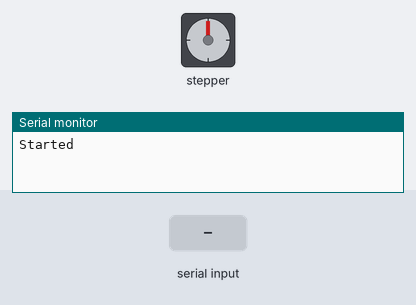
Simulated run of this sketch. Board: Arduino Uno, built with avr-gcc and run on an emulated ATmega328P. Shown: stepper motor, the last lines printed to the serial monitor. Inputs (shaded band) come from the test bench. Stepper angles assume 200 steps per turn.

Above: at 1.2 s.
1.3 s: "30:150:10\n" received over Serial
At 4.0 s:
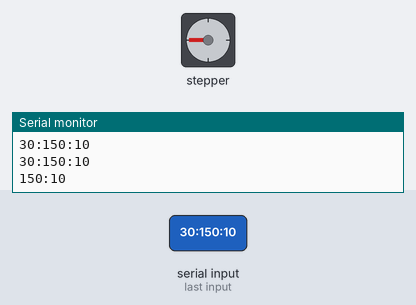
4.3 s: "90:45\n" received over Serial
At 6.3 s:
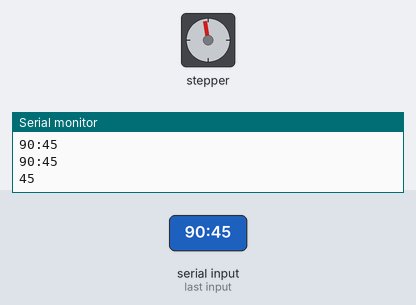
7.1 s: "90:45:200\n" received over Serial
At 8.6 s:
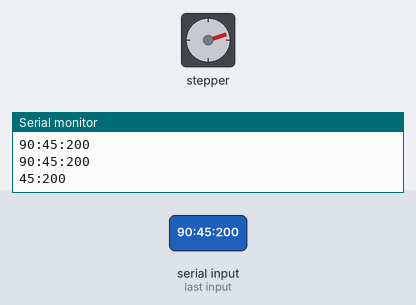
9.9 s: "30:150\n" received over Serial
At 12.6 s:
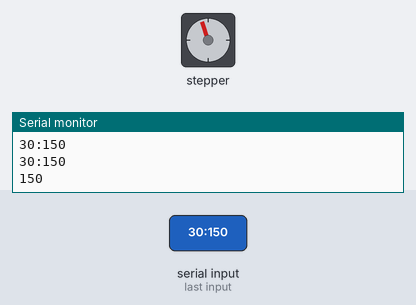
12.9 s: "1:90\n" received over Serial
At 14.7 s:
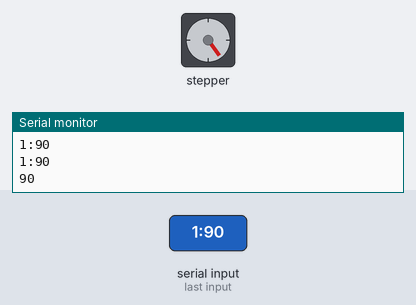
15.9 s: "1:90:45\n" received over Serial
At 18.3 s:
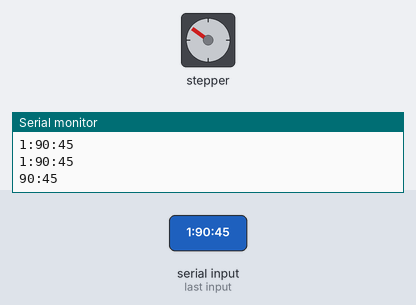
Timing chart, 0 to 19.8 s (numbered marks = the images above; inputs shaded):
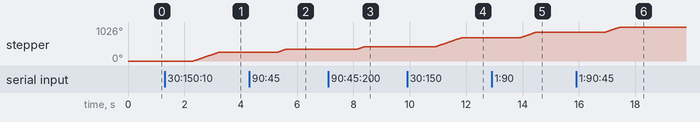

The sketch:

stepper_motors_over_bluetooth_v2.ino
```cpp
  #include <Wire.h>
#include <Adafruit_MotorShield.h>

// Create the motor shield object with the default I2C address
Adafruit_MotorShield AFMSbot(0x61); // Rightmost jumper closed
Adafruit_MotorShield AFMStop(0x60); // Default address, no jumpers

// Connect a stepper motor with 200 steps per revolution (1.8 degree)
// to motor port #2 (M3 and M4)
Adafruit_StepperMotor *xMotor = AFMStop.getStepper(200, 2);
Adafruit_StepperMotor *yMotor = AFMStop.getStepper(200, 1);
Adafruit_StepperMotor *zMotor = AFMSbot.getStepper(200, 2);

//This stores the string received over Bluetooth
String msg;
// These will store the integer values to be sent to the stepper motors
int xint;
int yint;
int zint;

// This function is to separate the string into key:value pairs
String splitString(String data, char separator, int index)
{
    int found = 0;
    int strIndex[] = { 0, -1 };
    int maxIndex = data.length() - 1;

    for (int i = 0; i <= maxIndex && found <= index; i++) {
        if (data.charAt(i) == separator || i == maxIndex) {
            found++;
            strIndex[0] = strIndex[1] + 1;
            strIndex[1] = (i == maxIndex) ? i+1 : i;
        }
    }
    return found > index ? data.substring(strIndex[0], strIndex[1]) : "";
}

// This function is to get the value from the key:value pair
String getValue(String data, char separator, int index)
{
    int found = 0;
    int strIndex[] = { 0, -1 };
    int maxIndex = data.length() - 1;

    for (int i = 0; i <= maxIndex && found <= index; i++) {
        if (data.charAt(i) == separator || i == maxIndex) {
            found++;
            strIndex[0] = strIndex[1] + 1;
            strIndex[1] = (i == maxIndex) ? i+1 : i;
        }
    }
    return found > index ? data.substring(strIndex[1]+1) : "";
}

void setup()
{
  Serial.begin(9600);//Initialize communications to the serial monitor in the Arduino IDE
  Serial.println("Started");//Tell the serial monitor that the sketch has started.
  int motorSpeed = 50;
  AFMStop.begin();
  AFMSbot.begin();
  xMotor->setSpeed(motorSpeed);  // 10 rpm
  yMotor->setSpeed(motorSpeed);
  zMotor->setSpeed(motorSpeed);
}

void loop()
{
  if (Serial.available() > 0){
  msg = Serial.readString();
  Serial.println(msg);
  // The next three lines split the message into three separate key:value pairs
  String xval = splitString(msg, ',', 0);
  String yval = splitString(msg, ',', 1);
  String zval = splitString(msg, ',', 2);
  // The next three lines split the key:value pairs and return just the value
  String x = getValue(xval, ':', 0);
  String y = getValue(yval, ':', 0);
  String z = getValue(zval, ':', 0);
  // The next three lines convert the values from string to int

  Serial.println(xval);
  Serial.println(yval);
  Serial.println(zval);
  Serial.println(x);
  Serial.println(y);
  Serial.println(z);
  xint = x.toInt();
  yint = y.toInt();
  zint = z.toInt();
//Move the x motor
  if (xint < 0){
    xint = -xint;
    xMotor->step(xint, BACKWARD, DOUBLE);
    xint = 0;
    xMotor->release();
  }
  else if (xint > 0){
    xMotor->step(xint, FORWARD, DOUBLE);
    xint = 0;
    xMotor->release();
  }
  else {
    xMotor->release();
  }

//move the y motor
    if (yint < 0){
    yint = -yint;
    yMotor->step(yint, BACKWARD, DOUBLE);
    yint = 0;
    yMotor->release();
  }
  else if (yint > 0){
    yMotor->step(yint, FORWARD, DOUBLE);
    yint = 0;
    yMotor->release();
  }
  else {
    yMotor->release();
  }

//Move the z motor
  if (zint < 0){
    zint = -zint;
    zMotor->step(zint, BACKWARD, DOUBLE);
    zint = 0;
    zMotor->release();
  }
  else if (zint > 0){
    zMotor->step(zint, FORWARD, DOUBLE);
    zint = 0;
    zMotor->release();
  }
  else {
    zMotor->release();
  }


  }
}
```

Measured:
- after the input at 1.3 s, stepper: turns 270° clockwise in 0.92 s, starting after 1.0 s
- after the input at 4.3 s, stepper: turns 81° clockwise in 0.27 s, starting after 1.0 s
- after the input at 7.1 s, stepper: turns 81° clockwise in 0.27 s, starting after 1.0 s
- after the input at 9.9 s, stepper: turns 270° clockwise in 0.92 s, starting after 1.0 s
- after the input at 12.9 s, stepper: turns 162° clockwise in 0.55 s, starting after 1.0 s
- after the input at 15.9 s, stepper: turns 162° clockwise in 0.55 s, starting after 1.0 s
